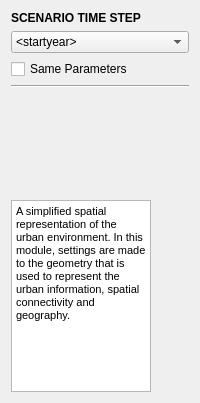
       <widget class="QWidget" name="sidebar_widget" native="true">
        <property name="sizePolicy">
         <sizepolicy hsizetype="Fixed" vsizetype="Preferred">
          <horstretch>0</horstretch>
          <verstretch>0</verstretch>
         </sizepolicy>
        </property>
        <property name="minimumSize">
         <size>
          <width>0</width>
          <height>0</height>
         </size>
        </property>
        <property name="maximumSize">
         <size>
          <width>16777215</width>
          <height>16777215</height>
         </size>
        </property>
        <layout class="QVBoxLayout" name="verticalLayout_2">
         <item>
          <widget class="QLabel" name="sidebar_title">
           <property name="text">
            <string>&lt;html&gt;&lt;head/&gt;&lt;body&gt;&lt;p&gt;&lt;span style=&quot; font-weight:600;&quot;&gt;SCENARIO TIME STEP&lt;/span&gt;&lt;/p&gt;&lt;/body&gt;&lt;/html&gt;</string>
           </property>
          </widget>
         </item>
         <item>
          <widget class="QComboBox" name="year_combo">
           <property name="minimumSize">
            <size>
             <width>100</width>
             <height>0</height>
            </size>
           </property>
           <item>
            <property name="text">
             <string>&lt;startyear&gt;</string>
            </property>
           </item>
          </widget>
         </item>
         <item>
          <widget class="QCheckBox" name="same_params">
           <property name="text">
            <string>Same Parameters</string>
           </property>
          </widget>
         </item>
         <item>
          <widget class="Line" name="sidebar_line">
           <property name="orientation">
            <enum>Qt::Horizontal</enum>
           </property>
          </widget>
         </item>
         <item>
          <widget class="QLabel" name="module_img">
           <property name="sizePolicy">
            <sizepolicy hsizetype="Preferred" vsizetype="Fixed">
             <horstretch>0</horstretch>
             <verstretch>0</verstretch>
            </sizepolicy>
           </property>
           <property name="minimumSize">
            <size>
             <width>140</width>
             <height>100</height>
            </size>
           </property>
           <property name="maximumSize">
            <size>
             <width>140</width>
             <height>100</height>
            </size>
           </property>
           <property name="text">
            <string/>
           </property>
           <property name="pixmap">
            <pixmap resource="../graphics/ubeats.qrc">:/images/images/md_spatial_pic.png</pixmap>
           </property>
          </widget>
         </item>
         <item>
          <widget class="QTextBrowser" name="description">
           <property name="minimumSize">
            <size>
             <width>140</width>
             <height>0</height>
            </size>
           </property>
           <property name="maximumSize">
            <size>
             <width>140</width>
             <height>16777215</height>
            </size>
           </property>
           <property name="html">
            <string>&lt;!DOCTYPE HTML PUBLIC &quot;-//W3C//DTD HTML 4.0//EN&quot; &quot;http://www.w3.org/TR/REC-html40/strict.dtd&quot;&gt;
&lt;html&gt;&lt;head&gt;&lt;meta name=&quot;qrichtext&quot; content=&quot;1&quot; /&gt;&lt;style type=&quot;text/css&quot;&gt;
p, li { white-space: pre-wrap; }
&lt;/style&gt;&lt;/head&gt;&lt;body style=&quot; font-family:'MS Shell Dlg 2'; font-size:8.25pt; font-weight:400; font-style:normal;&quot;&gt;
&lt;p style=&quot; margin-top:0px; margin-bottom:0px; margin-left:0px; margin-right:0px; -qt-block-indent:0; text-indent:0px;&quot;&gt;&lt;span style=&quot; font-size:8pt;&quot;&gt;A simplified spatial representation of the urban environment. In this module, settings are made to the geometry that is used to represent the urban information, spatial connectivity and geography.&lt;/span&gt;&lt;/p&gt;&lt;/body&gt;&lt;/html&gt;</string>
           </property>
          </widget>
         </item>
        </layout>
       </widget>
